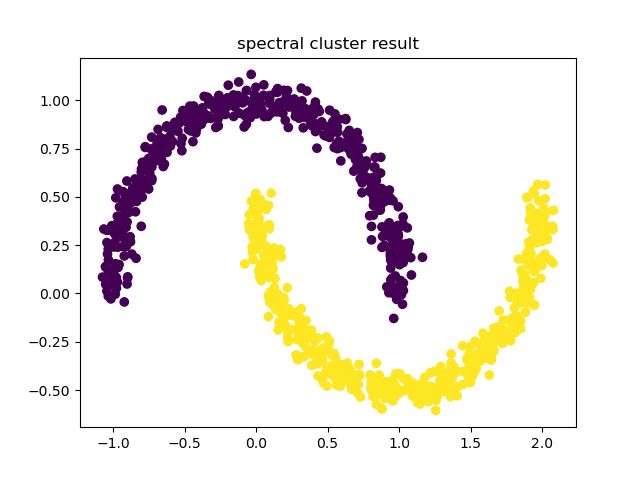

Recreate this plot in Python.
import shadow.utils
shadow.utils.set_seed(0, cudnn_deterministic=True)  # set seeds for reproducibility
#%matplotlib inline
import matplotlib.pyplot as plt
from sklearn import datasets
import numpy as np
import random
import math as m

n_samples = 1000  # number of samples to generate
noise = 0.05  # noise to add to sample locations
X, y = datasets.make_moons(n_samples=n_samples, noise=noise)

class my_kmeans:
    def __init__(self, clusers=2):
        self.k = clusers
        
    def cal_dis(self, data, centeroids):
        dis = []
        for i in range(len(data)):
            dis.append([])
            for j in range(self.k):
                dis[i].append(m.sqrt((data[i, 0] - centeroids[j, 0])**2 + (data[i, 1]-centeroids[j, 1])**2))
        return np.asarray(dis)    
    
    def divide(self, data, dis):
        clusterRes = [0] * len(data)
        for i in range(len(data)):
            seq = np.argsort(dis[i])
            clusterRes[i] = seq[0]

        return np.asarray(clusterRes)
    
    def centeroids(self, data, clusterRes):
        centeroids_new = []
        for i in range(self.k):
            idx = np.where(clusterRes == i)
            sum = data[idx].sum(axis=0)
            avg_sum = sum/len(data[idx])
            centeroids_new.append(avg_sum)
        centeroids_new = np.asarray(centeroids_new)
        return centeroids_new[:, 0: 2]
    
    def cluster(self, data, centeroids):
        clulist = self.cal_dis(data, centeroids)
        clusterRes = self.divide(data, clulist)
        centeroids_new = self.centeroids(data, clusterRes)
        err = centeroids_new - centeroids
        return err, centeroids_new, clusterRes
    
    def fit(self,data):
        clu = random.sample(data[:, 0:2].tolist(), 2)  
        clu = np.asarray(clu)
        err, clunew,  clusterRes = self.cluster(data, clu)
        while np.any(abs(err) > 0):
            #print(clunew)
            err, clunew,  clusterRes = self.cluster(data, clunew)

        clulist = self.cal_dis(data, clunew)
        clusterResult = self.divide(data, clulist)

        return clusterResult
    

def myKNN(S, k, sigma=2.0):
    N = len(S)
    A = np.zeros((N,N))

    for i in range(N):
        dist_with_index = zip(S[i], range(N))
        dist_with_index = sorted(dist_with_index, key=lambda x:x[0])
        neighbours_id = [dist_with_index[m][1] for m in range(k+1)] # xi's k nearest neighbours

        for j in neighbours_id: # xj is xi's neighbour
            A[i][j] = np.exp(-S[i][j]/2/sigma/sigma)
            A[j][i] = A[i][j] # mutually

    return A

def calLaplacianMatrix(adjacentMatrix):

    # compute the Degree Matrix: D=sum(A)
    degreeMatrix = np.sum(adjacentMatrix, axis=1)

    # compute the Laplacian Matrix: L=D-A
    laplacianMatrix = np.diag(degreeMatrix) - adjacentMatrix

    # normailze
    # D^(-1/2) L D^(-1/2)
    sqrtDegreeMatrix = np.diag(1.0 / (degreeMatrix ** (0.5)))
    return np.dot(np.dot(sqrtDegreeMatrix, laplacianMatrix), sqrtDegreeMatrix)

def euclidDistance(x1, x2, sqrt_flag=False):
    res = np.sum((x1-x2)**2)
    if sqrt_flag:
        res = np.sqrt(res)
    return res

def Distance(X):
    X = np.array(X)
    S = np.zeros((len(X), len(X)))
    for i in range(len(X)):
        for j in range(i+1, len(X)):
            S[i][j] = 1.0 * euclidDistance(X[i], X[j])
            S[j][i] = S[i][j]
    return S

k=2

Similarity = Distance(X)
Adjacent = myKNN(Similarity, k=5)
Laplacian = calLaplacianMatrix(Adjacent)
x, V = np.linalg.eig(Laplacian)
x = zip(x, range(len(x)))
x = sorted(x, key=lambda x:x[0])
H = np.vstack([V[:,i] for (v, i) in x[:k]]).T
result = my_kmeans(2).fit(H)
plt.title('spectral cluster result')
plt.scatter(X[:,0], X[:,1],marker='o',c=result)
plt.show()
